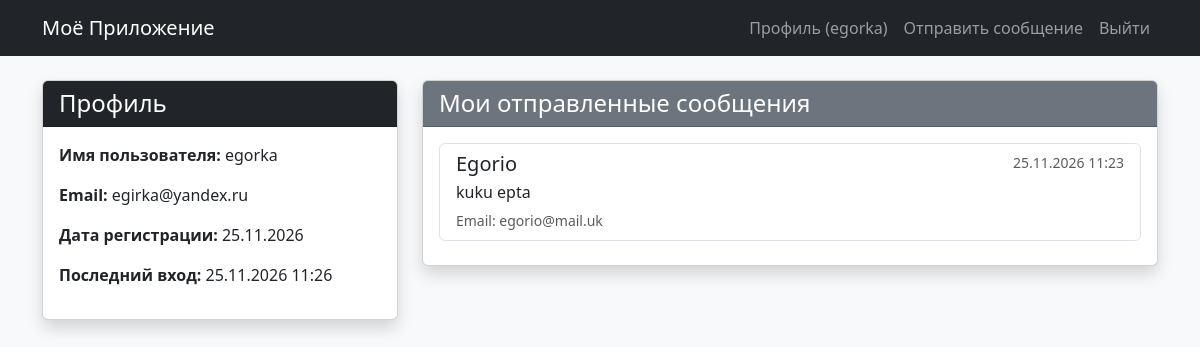
/profile/ (signed in), run on the app's committed database.
### core/models.py (models this page shows, shortened)
class Message(models.Model):
    user = models.ForeignKey(
        User,
        on_delete=models.SET_NULL,
        null=True,
        blank=True,
        related_name='messages',
        verbose_name='Пользователь',
    )
    name = models.CharField(max_length=100, verbose_name='Имя')
    email = models.EmailField(verbose_name='Email')
    text = models.TextField(max_length=500, verbose_name='Текст сообщения')
    created_at = models.DateTimeField(auto_now_add=True, verbose_name='Дата отправки')
    class Meta:
        ordering = ['-created_at']
        verbose_name = 'Сообщение'
        verbose_name_plural = 'Сообщения'

### core/views.py (the view)
# urls.py: path('profile/', views.profile_view, name='profile'),
@login_required
def profile_view(request):
    if not request.user.is_authenticated:
        return redirect('core:login')
    user_messages = request.user.messages.all()
    return render(request, 'core/profile.html', {
        'user_obj': request.user,
        'messages_list': user_messages,
    })

### core/templates/core/profile.html (shortened to what this page needs)
{% extends 'core/base.html' %}
{% block content %}
<div class="row">
    <div class="col-md-4 mb-4">
        <div class="card shadow">
            <div class="card-header bg-dark text-white">
                <h4 class="mb-0">Профиль</h4>
            </div>
            <div class="card-body">
                <p><strong>Имя пользователя:</strong> {{ user_obj.username }}</p>
                <p><strong>Email:</strong> {{ user_obj.email|default:"Не указан" }}</p>
                <p><strong>Дата регистрации:</strong> {{ user_obj.date_joined|date:"d.m.Y" }}</p>
                <p><strong>Последний вход:</strong> {{ user_obj.last_login|date:"d.m.Y H:i" }}</p>
            </div>
        </div>
    </div>
    <div class="col-md-8">
        <div class="card shadow">
            <div class="card-header bg-secondary text-white">
                <h4 class="mb-0">Мои отправленные сообщения</h4>
            </div>
            <div class="card-body">
                {% if messages_list %}
                    <div class="list-group">
                        {% for msg in messages_list %}
                            <div class="list-group-item list-group-item-action flex-column align-items-start mb-2">
                                <div class="d-flex w-100 justify-content-between">
                                    <h5 class="mb-1">{{ msg.name }}</h5>
                                    <small class="text-muted">{{ msg.created_at|date:"d.m.Y H:i" }}</small>
                                </div>
                                <p class="mb-1">{{ msg.text }}</p>
                                <small class="text-muted">Email: {{ msg.email }}</small>
                            </div>
                        {% endfor %}
                    </div>
                {% else %}
                    <div class="alert alert-info">
                        Вы пока не отправляли сообщений.
                        <a href="{% url 'core:message' %}" class="alert-link">Отправить первое сообщение</a>
                    </div>
                {% endif %}
            </div>
        </div>
    </div>
</div>
{% endblock %}

### core/templates/core/base.html (shortened to what this page needs)
<!DOCTYPE html>
<html lang="ru">
<head>
    <link href="https://cdn.jsdelivr.net/npm/bootstrap@5.3.0/dist/css/bootstrap.min.css" rel="stylesheet">
</head>
<body class="bg-light">
    <nav class="navbar navbar-expand-lg navbar-dark bg-dark mb-4">
        <div class="container">
            <a class="navbar-brand" href="{% url 'core:home' %}">Моё Приложение</a>
            <div class="navbar-nav ms-auto">
                {% if user.is_authenticated %}
                    <a class="nav-link" href="{% url 'core:profile' %}">Профиль ({{ user.username }})</a>
                    <a class="nav-link" href="{% url 'core:message' %}">Отправить сообщение</a>
                    <form action="{% url 'core:logout' %}" method="post" class="d-inline">
                        <button type="submit" class="btn btn-link nav-link">Выйти</button>
                    </form>
                {% else %}
                    <a class="nav-link" href="{% url 'core:login' %}">Вход</a>
                    <a class="nav-link" href="{% url 'core:register' %}">Регистрация</a>
                {% endif %}
            </div>
        </div>
    </nav>
    <div class="container">
        {% block content %}
        {% endblock %}
    </div>
</body>
</html>

### data on the page
Message: name "Egorio", created_at "25.11.2026 11:23", text "kuku epta", email "egorio@mail.uk"

### other printed values
{{ user.username }} "egorka"
{{ user_obj.username }} "egorka"
{{ user_obj.email|default:"Не указан" }} "egirka@yandex.ru"
{{ user_obj.date_joined|date:"d.m.Y" }} "25.11.2026"
{{ user_obj.last_login|date:"d.m.Y H:i" }} "25.11.2026 11:26"
